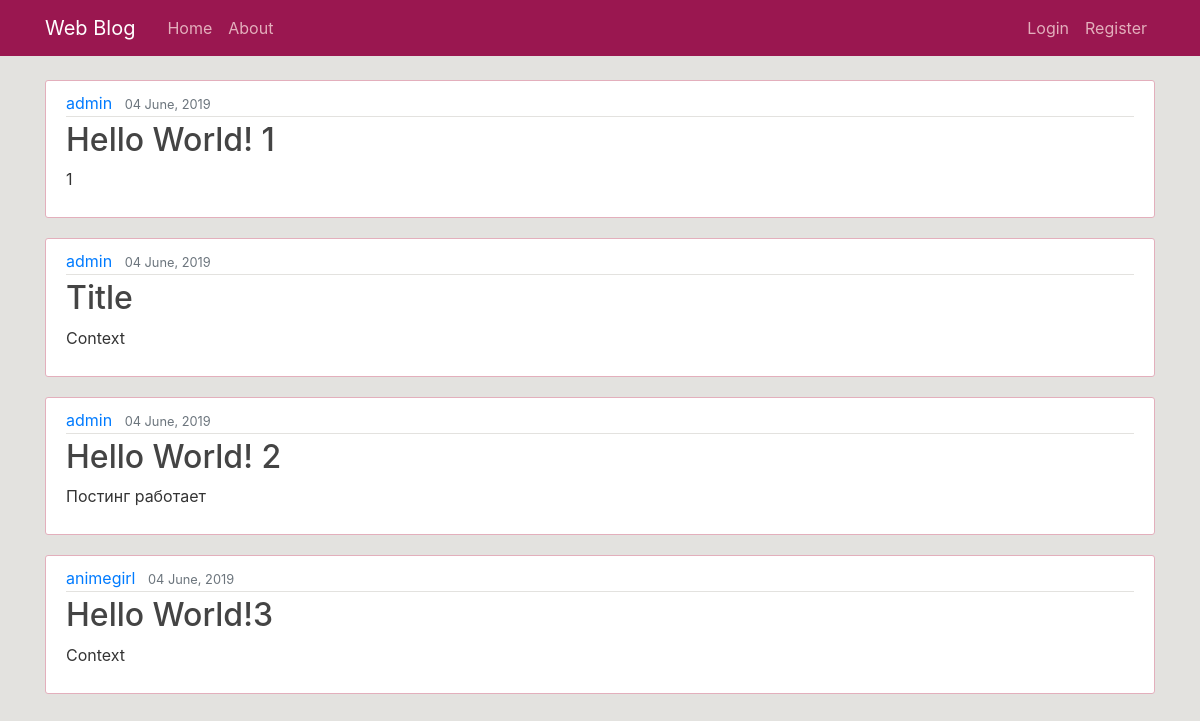
The page / on the database its author committed.
### blog/models.py (models this page shows, shortened)
class Post(models.Model):
    title = models.CharField(max_length=100)
    content = models.TextField()
    date_posted = models.DateTimeField(default=timezone.now)
    author = models.ForeignKey(User, on_delete=models.CASCADE)

### blog/views.py (the view)
# urls.py: path('', views.home, name='blog-home'),
def home(request):
    context = {
        'posts': Post.objects.all()
    }
    return render(request, 'blog/home.html', context)

### blog/templates/blog/home.html
{% extends "blog/base.html" %}
{% block content %}
    {% for post in posts %}
        <article class="media content-section">
          <div class="media-body">
            <div class="article-metadata">
              <a class="mr-2" href="#">{{ post.author }}</a>
              <small class="text-muted">{{ post.date_posted|date:"d F, Y" }}</small>
            </div>
            <h2><a class="article-title" href="#">{{ post.title }}</a></h2>
            <p class="article-content">{{ post.content }}</p>
          </div>
        </article>
    {% endfor %}
{% endblock content %}

### blog/templates/blog/base.html (shortened to what this page needs)
{% load static %}
<!DOCTYPE html>
<html>
<head>
    <link rel="stylesheet" href="https://maxcdn.bootstrapcdn.com/bootstrap/4.0.0/css/bootstrap.min.css">
    <link rel="stylesheet" type="text/css" href="{% static 'blog/main.css' %}">
</head>
<body>
    <header class="site-header">
      <nav class="navbar navbar-expand-md navbar-dark bg-steel fixed-top">
        <div class="container">
          <a class="navbar-brand mr-4" href="{% url 'blog-home' %}">Web Blog</a>
          <div class="collapse navbar-collapse" id="navbarToggle">
            <div class="navbar-nav mr-auto">
              <a class="nav-item nav-link" href="{% url 'blog-home' %}">Home</a>
              <a class="nav-item nav-link" href="{% url 'blog-about' %}">About</a>
            </div>
            <div class="navbar-nav">
              {% if user.is_authenticated %}
                <a class="nav-item nav-link" href="{% url 'profile' %}">Profile</a>
                <a class="nav-item nav-link" href="{% url 'logout' %}">Logout</a>
              {% else %}
                <a class="nav-item nav-link" href="{% url 'login' %}">Login</a>
                <a class="nav-item nav-link" href="{% url 'register' %}">Register</a>
              {% endif %}
            </div>
          </div>
        </div>
      </nav>
    </header>
    <main role="main" class="container">
      <div class="row">
        <div class="col">
          {% block content %}{% endblock %}
        </div>
      </div>
    </main>
</body>
</html>

### blog/static/blog/main.css (style rules this page uses)
body { background: #e3e2df; color: #333333; margin-top: 5rem; }
h1, h2, h3, h4, h5, h6 { color: #5d001e; }
.bg-steel { background-color: #9a1750; }
.site-header .navbar-nav .nav-link { color: #e3afbc; }
.content-section { background: #ffffff; padding: 10px 20px; border: 1px solid #e3afbc; border-radius: 3px; margin-bottom: 20px; }
.article-title { color: #444444; }
.article-content { white-space: pre-line; }
.article-metadata { padding-bottom: 1px; margin-bottom: 4px; border-bottom: 1px solid #e3e2df }

### rows shown on the page
Post: author "admin", date_posted "04 June, 2019", title "Hello World! 1", content "1"
Post: author "admin", date_posted "04 June, 2019", title "Title", content "Context"
Post: author "admin", date_posted "04 June, 2019", title "Hello World! 2", content "Постинг работает"
Post: author "animegirl", date_posted "04 June, 2019", title "Hello World!3", content "Context"
